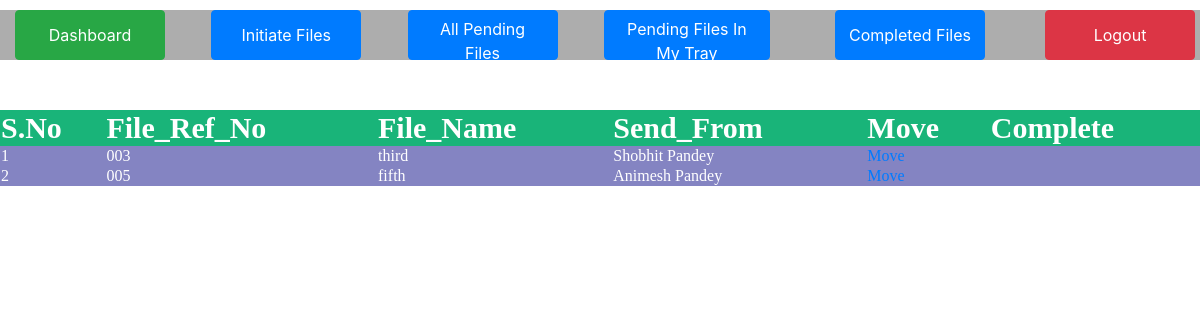
/yourpending.php?msg=6 (signed in), run on the app's committed database.
### tables this page shows
CREATE TABLE IF NOT EXISTS `tbl_transfer` (
  `transfer_id` int(11) NOT NULL AUTO_INCREMENT,
  `initiate_id` int(11) NOT NULL,
  `file_reference_no` varchar(30) NOT NULL,
  `file_name` varchar(30) NOT NULL,
  `subject` varchar(30) NOT NULL,
  `route` varchar(30) NOT NULL,
  `file_status` varchar(30) NOT NULL,
  `send_to` int(11) NOT NULL,
  `send_from` int(11) NOT NULL,
  `remark` varchar(120) NOT NULL,
  `date_in` varchar(10) NOT NULL,
  PRIMARY KEY (`transfer_id`)
);

CREATE TABLE IF NOT EXISTS `tbl_employee` (
  `emp_id` int(11) NOT NULL AUTO_INCREMENT,
  `name` varchar(60) NOT NULL,
  `fname` varchar(60) NOT NULL,
  `gender` varchar(6) NOT NULL,
  `email` varchar(30) NOT NULL,
  `password` varchar(42) NOT NULL,
  `mobile` varchar(13) NOT NULL,
  `dob` varchar(10) NOT NULL,
  `address` varchar(100) NOT NULL,
  `department` varchar(20) NOT NULL,
  `dor` varchar(20) NOT NULL,
  PRIMARY KEY (`emp_id`)
);

### yourpending.php (the view, shortened to what this page needs)
<?php
$email=$_SESSION['user'];
$query="select * from tbl_employee where email='$email'";
$res=mysql_query($query);
if($row=mysql_fetch_array($res,MYSQL_BOTH))
{
$emp_id=$row['emp_id'];
}
$query2="select * from tbl_transfer where send_to='$emp_id' and file_status='Pending_File'";
$res2=mysql_query($query2);
include("header.php");
?>
<html>
<head>
</head>
<body>
<table id="tb1"  align="center">
<tr id="tr1"style="font-size:30px">
	<th>S.No</th>
	<th>File_Ref_No</th>
	<th>File_Name</th>
	<th>Send_From</th>
	<th>Move</th>
	<th>Complete</th>
</tr>
<?php
$i=1;
while($row2=mysql_fetch_array($res2,MYSQL_BOTH))
{
?>
<tr style="font-family:verdana">
	<td><?php echo $i;?></td>
	<td><?php echo $row2['file_reference_no'];?></td>
	<td><?php echo $row2['file_name'];?></td>
		<?php $eid2=$row2['send_from'];
	$query3="select * from tbl_employee where emp_id='$eid2'";
	$res3=mysql_query($query3);
	if($row3=mysql_fetch_array($res3,MYSQL_BOTH))
	{
		$ename2=$row3['name'];
	}
	?><td><?php echo $ename2;?></td>
	<td><a href="move.php?id=<?php echo $row2['initiate_id'];?>">Move</a></td>
	<td><?php
	$eid4=$row2['initiate_id'];
	$query4="select send_from from tbl_initiate where initiate_id='$eid4'";
	$res4=mysql_query($query4);
	while($row4=mysql_fetch_array($res4,MYSQL_BOTH))
		$n1=$row4['send_from'];
	$query5="select send_to from tbl_transfer where initiate_id='$eid4'";
	$res5=mysql_query($query5);
	while($row5=mysql_fetch_array($res5,MYSQL_BOTH))
		$n2=$row5['send_to'];
	if($n1==$n2)
	{ ?><a href="complete.php?id=<?php echo $row2['initiate_id'];?>">complete</a></td>
	<?php } ?></tr>
<?php
$i++;
}
?>
</table>
</body>
</html>

### header.php (style rules this page uses)
body { background-size:100%; background-repeat:no repeat; background-image:url("images/greenbg2.jpg"); }

### yourpending.php (style rules this page uses)
body { background-image:url("images/green2.jpg"); background-repeat:no repeat; background-size:cover; }
#tb1 { font-family:verdana; color:white; margin-top:50px; width:100%; background-color:rgba(51,51,153,0.6) ; }
#tr1 { background-color:#19B479; }

### data on the page
tbl_transfer: file_reference_no "003", file_name "third", tbl_employee.name "Shobhit Pandey"
tbl_transfer: file_reference_no "005", file_name "fifth", tbl_employee.name "Animesh Pandey"
